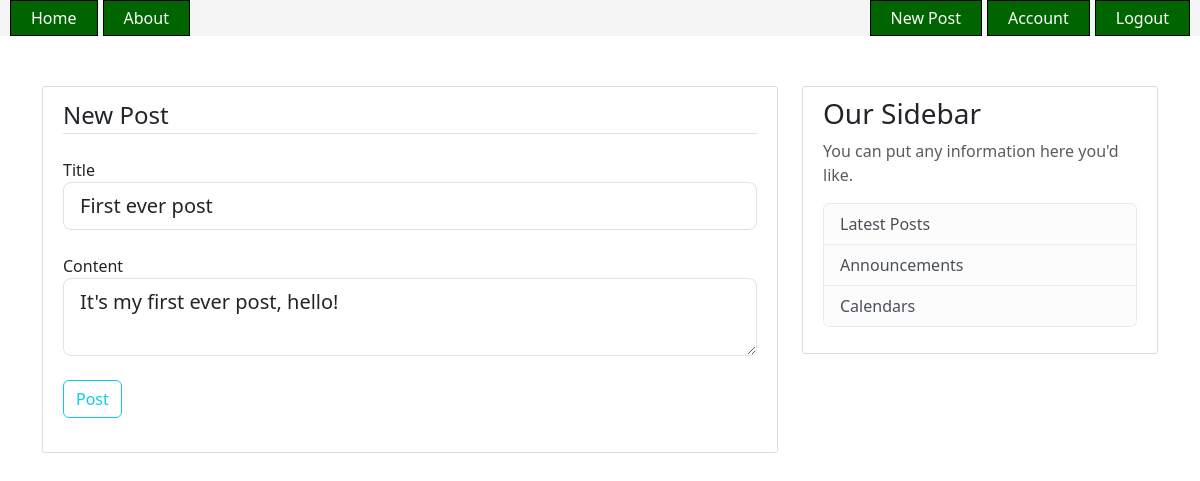
The app's page /post/update/1 (signed in), older data.
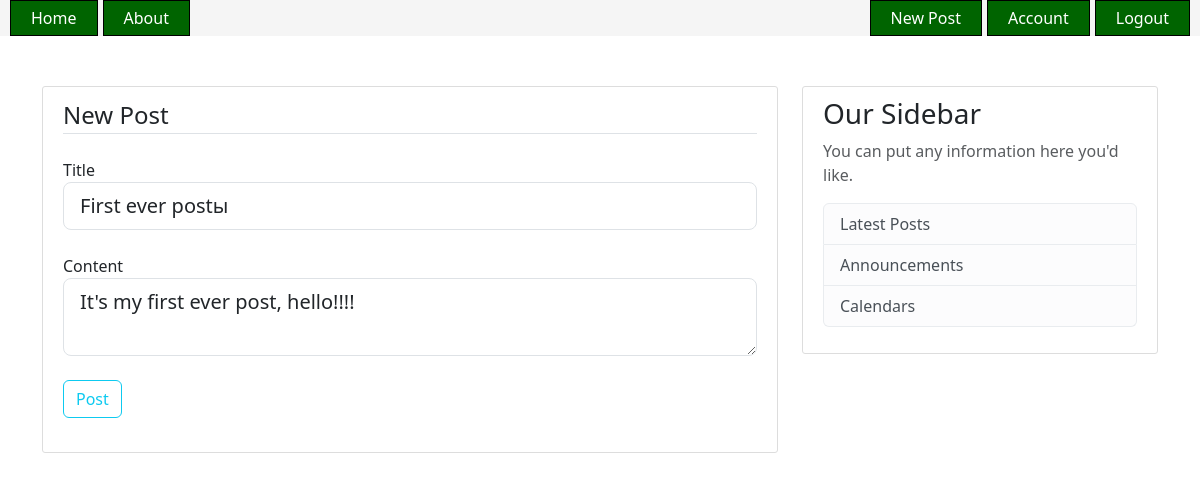
The same page, newer data.
### flaskblog/models.py (models this page shows, shortened)
class Post(db.Model):
    id = db.Column(db.Integer, primary_key=True)
    title = db.Column(db.String(100), nullable=False)
    date_posted = db.Column(
        db.DateTime, nullable=False, default=datetime.utcnow
    )
    content = db.Column(db.Text, nullable=False)
    user_id = db.Column(db.Integer, db.ForeignKey('user.id'), nullable=False)

### flaskblog/routes.py (the view)
@app.route('/post/update/<int:post_id>', methods=['GET', 'POST'])
@login_required
def update_post(post_id):
    post = Post.query.get_or_404(post_id)
    if post.author != current_user:
        abort(403)
    form = PostForm()
    if form.validate_on_submit():
        post.title = form.title.data
        post.content = form.content.data
        db.session.commit()
        flash('Your post has been updated!', 'success')
        return redirect(url_for('post', post_id=post.id))
    elif request.method == 'GET':
        form.title.data = post.title
        form.content.data = post.content
    return render_template('create_post.html', title='Update Post', form=form)

### flaskblog/forms.py
class PostForm(FlaskForm):
    title = StringField('Title', validators=[DataRequired()])
    content = TextAreaField('Content', validators=[DataRequired()])
    submit = SubmitField("Post")

### flaskblog/models.py (called while the page is built)
@login_manager.user_loader
def load_user(user_id):
    return User.query.get(int(user_id))

### flaskblog/templates/create_post.html (shortened to what this page needs)
{% extends "base.html" %} {% block content %}
<div class="content-section">
    <form method="POST" action="">
        <fieldset class="form-group">
            <legend class="border-bottom mb-4">New Post</legend>
            <div class="form-group mb-4">
                {{ form.title.label(class="form-control-label") }} {% if
                form.title.errors %} {{ form.title(class="form-control
                form-control-lg is-invalid") }}
                <div class="invalid-feedback">
                    {% for error in form.title.errors %}
                    <span>{{ error }}</span>
                    {% endfor %}
                </div>
                {% else %} {{ form.title(class="form-control form-control-lg")
                }} {% endif %}
            </div>
            <div class="form-group mb-4">
                {{ form.content.label(class="form-control-label") }} {% if
                form.content.errors %} {{ form.content(class="form-control
                form-control-lg is-invalid") }}
                <div class="invalid-feedback">
                    {% for error in form.content.errors %}
                    <span>{{ error }}</span>
                    {% endfor %}
                </div>
                {% else %} {{ form.content(class="form-control form-control-lg")
                }} {% endif %}
            </div>
        </fieldset>
        <div class="form-group mb-4">
            {{ form.submit(class="btn btn-outline-info") }}
        </div>
    </form>
</div>
{% endblock %}

Row changes from the older to the newer data that the page shows:
changed Post: title "First ever post" → "First ever postы"; content "It's my first ever post, hello!" → "It's my first ever post, hello!!!!"
